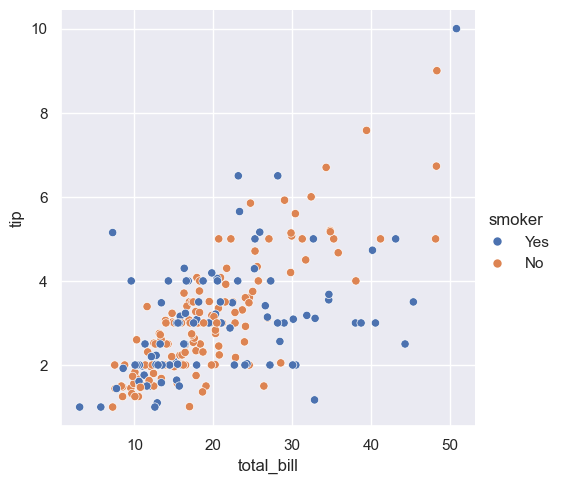

Here is the Python script that generated this plot:
import numpy as np
import pandas as pd
import matplotlib.pyplot as plt
import seaborn as sns

# Set the default Seaborn theme
sns.set_theme(style="darkgrid")

# A scatter plot using a 'hue' semantic to color points
sns.relplot(data=tips, x="total_bill", y="tip", hue="smoker")
